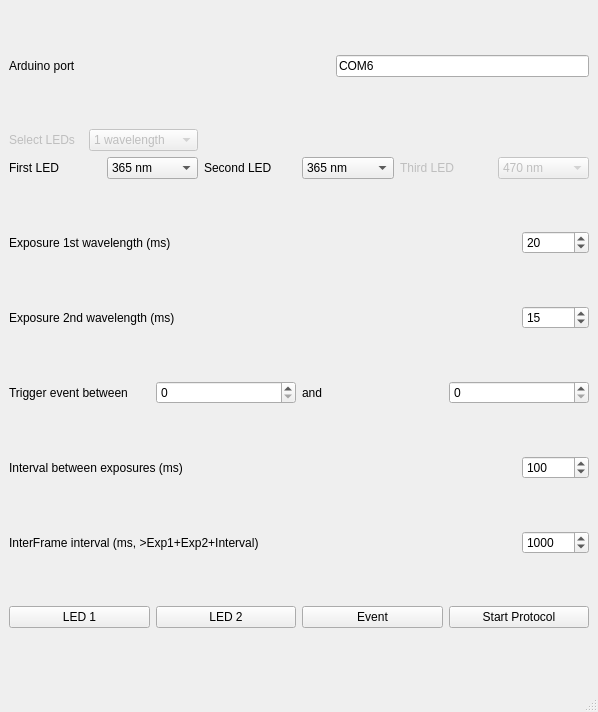
<?xml version="1.0" encoding="UTF-8"?>
<ui version="4.0">
 <class>MainWindow</class>
 <widget class="QMainWindow" name="MainWindow">
  <property name="geometry">
   <rect>
    <x>0</x>
    <y>0</y>
    <width>598</width>
    <height>712</height>
   </rect>
  </property>
  <property name="windowTitle">
   <string>pyFluo</string>
  </property>
  <widget class="QWidget" name="centralwidget">
   <layout class="QVBoxLayout" name="verticalLayout">
    <item>
     <layout class="QHBoxLayout" name="horizontalLayout_6">
      <item>
       <widget class="QLabel" name="label_5">
        <property name="text">
         <string>Arduino port</string>
        </property>
       </widget>
      </item>
      <item>
       <spacer name="horizontalSpacer_5">
        <property name="orientation">
         <enum>Qt::Horizontal</enum>
        </property>
        <property name="sizeHint" stdset="0">
         <size>
          <width>40</width>
          <height>20</height>
         </size>
        </property>
       </spacer>
      </item>
      <item>
       <widget class="QLineEdit" name="comLineEdit">
        <property name="text">
         <string>COM6</string>
        </property>
       </widget>
      </item>
     </layout>
    </item>
    <item>
     <layout class="QGridLayout" name="gridLayout">
      <item row="1" column="1">
       <layout class="QHBoxLayout" name="horizontalLayout_9">
        <item>
         <widget class="QLabel" name="label_9">
          <property name="text">
           <string>Second LED</string>
          </property>
         </widget>
        </item>
        <item>
         <widget class="QComboBox" name="LEDcomboBox2">
          <property name="currentText">
           <string>365 nm</string>
          </property>
          <item>
           <property name="text">
            <string>365 nm</string>
           </property>
          </item>
          <item>
           <property name="text">
            <string>385 nm</string>
           </property>
          </item>
          <item>
           <property name="text">
            <string>470 nm</string>
           </property>
          </item>
         </widget>
        </item>
       </layout>
      </item>
      <item row="1" column="0">
       <layout class="QHBoxLayout" name="horizontalLayout_8">
        <item>
         <widget class="QLabel" name="label_8">
          <property name="text">
           <string>First LED</string>
          </property>
         </widget>
        </item>
        <item>
         <widget class="QComboBox" name="LEDcomboBox1">
          <item>
           <property name="text">
            <string>365 nm</string>
           </property>
          </item>
          <item>
           <property name="text">
            <string>385 nm</string>
           </property>
          </item>
          <item>
           <property name="text">
            <string>470 nm</string>
           </property>
          </item>
         </widget>
        </item>
       </layout>
      </item>
      <item row="1" column="2">
       <layout class="QHBoxLayout" name="horizontalLayout_11">
        <item>
         <widget class="QLabel" name="label_10">
          <property name="enabled">
           <bool>false</bool>
          </property>
          <property name="text">
           <string>Third LED</string>
          </property>
         </widget>
        </item>
        <item>
         <widget class="QComboBox" name="LEDcomboBox3">
          <property name="enabled">
           <bool>false</bool>
          </property>
          <property name="currentIndex">
           <number>2</number>
          </property>
          <item>
           <property name="text">
            <string>365 nm</string>
           </property>
          </item>
          <item>
           <property name="text">
            <string>385 nm</string>
           </property>
          </item>
          <item>
           <property name="text">
            <string>470 nm</string>
           </property>
          </item>
         </widget>
        </item>
       </layout>
      </item>
      <item row="0" column="0">
       <layout class="QHBoxLayout" name="horizontalLayout_12">
        <item>
         <widget class="QLabel" name="label_7">
          <property name="enabled">
           <bool>false</bool>
          </property>
          <property name="text">
           <string>Select LEDs</string>
          </property>
         </widget>
        </item>
        <item>
         <widget class="QComboBox" name="modecomboBox">
          <property name="enabled">
           <bool>false</bool>
          </property>
          <item>
           <property name="text">
            <string>1 wavelength</string>
           </property>
          </item>
          <item>
           <property name="text">
            <string>2 wavelengths</string>
           </property>
          </item>
          <item>
           <property name="text">
            <string>3 wavelengths</string>
           </property>
          </item>
         </widget>
        </item>
       </layout>
      </item>
     </layout>
    </item>
    <item>
     <layout class="QHBoxLayout" name="horizontalLayout">
      <item>
       <widget class="QLabel" name="label">
        <property name="text">
         <string>Exposure 1st wavelength (ms)</string>
        </property>
       </widget>
      </item>
      <item>
       <spacer name="horizontalSpacer_4">
        <property name="orientation">
         <enum>Qt::Horizontal</enum>
        </property>
        <property name="sizeHint" stdset="0">
         <size>
          <width>40</width>
          <height>20</height>
         </size>
        </property>
       </spacer>
      </item>
      <item>
       <widget class="QSpinBox" name="exp1Spin">
        <property name="minimum">
         <number>1</number>
        </property>
        <property name="maximum">
         <number>100000</number>
        </property>
        <property name="value">
         <number>20</number>
        </property>
       </widget>
      </item>
     </layout>
    </item>
    <item>
     <layout class="QHBoxLayout" name="horizontalLayout_2">
      <item>
       <widget class="QLabel" name="label_2">
        <property name="text">
         <string>Exposure 2nd wavelength (ms)</string>
        </property>
       </widget>
      </item>
      <item>
       <spacer name="horizontalSpacer_3">
        <property name="orientation">
         <enum>Qt::Horizontal</enum>
        </property>
        <property name="sizeHint" stdset="0">
         <size>
          <width>40</width>
          <height>20</height>
         </size>
        </property>
       </spacer>
      </item>
      <item>
       <widget class="QSpinBox" name="exp2Spin">
        <property name="minimum">
         <number>1</number>
        </property>
        <property name="maximum">
         <number>100000</number>
        </property>
        <property name="value">
         <number>15</number>
        </property>
       </widget>
      </item>
     </layout>
    </item>
    <item>
     <layout class="QHBoxLayout" name="horizontalLayout_13">
      <item>
       <widget class="QLabel" name="label_6">
        <property name="text">
         <string>Trigger event between</string>
        </property>
       </widget>
      </item>
      <item>
       <widget class="QSpinBox" name="eventStartSpinBox"/>
      </item>
      <item>
       <widget class="QLabel" name="label_11">
        <property name="text">
         <string>and</string>
        </property>
       </widget>
      </item>
      <item>
       <widget class="QSpinBox" name="eventEndSpinBox"/>
      </item>
     </layout>
    </item>
    <item>
     <layout class="QHBoxLayout" name="horizontalLayout_7"/>
    </item>
    <item>
     <layout class="QHBoxLayout" name="horizontalLayout_4">
      <item>
       <widget class="QLabel" name="label_3">
        <property name="text">
         <string>Interval between exposures (ms)</string>
        </property>
       </widget>
      </item>
      <item>
       <spacer name="horizontalSpacer_2">
        <property name="orientation">
         <enum>Qt::Horizontal</enum>
        </property>
        <property name="sizeHint" stdset="0">
         <size>
          <width>40</width>
          <height>20</height>
         </size>
        </property>
       </spacer>
      </item>
      <item>
       <widget class="QSpinBox" name="isiSpin">
        <property name="minimum">
         <number>1</number>
        </property>
        <property name="maximum">
         <number>100000</number>
        </property>
        <property name="value">
         <number>100</number>
        </property>
       </widget>
      </item>
     </layout>
    </item>
    <item>
     <layout class="QHBoxLayout" name="horizontalLayout_5">
      <item>
       <widget class="QLabel" name="label_4">
        <property name="text">
         <string>InterFrame interval (ms, &gt;Exp1+Exp2+Interval)</string>
        </property>
       </widget>
      </item>
      <item>
       <spacer name="horizontalSpacer">
        <property name="orientation">
         <enum>Qt::Horizontal</enum>
        </property>
        <property name="sizeHint" stdset="0">
         <size>
          <width>40</width>
          <height>20</height>
         </size>
        </property>
       </spacer>
      </item>
      <item>
       <widget class="QSpinBox" name="ifiSpin">
        <property name="maximum">
         <number>100000</number>
        </property>
        <property name="value">
         <number>1000</number>
        </property>
       </widget>
      </item>
     </layout>
    </item>
    <item>
     <layout class="QHBoxLayout" name="horizontalLayout_10"/>
    </item>
    <item>
     <layout class="QHBoxLayout" name="horizontalLayout_3">
      <item>
       <widget class="QPushButton" name="Led1PushButton">
        <property name="text">
         <string>LED 1</string>
        </property>
       </widget>
      </item>
      <item>
       <widget class="QPushButton" name="Led2PushButton">
        <property name="text">
         <string>LED 2</string>
        </property>
       </widget>
      </item>
      <item>
       <widget class="QPushButton" name="eventpushButton">
        <property name="text">
         <string>Event</string>
        </property>
       </widget>
      </item>
      <item>
       <widget class="QPushButton" name="blinkPushButton">
        <property name="text">
         <string>Start Protocol</string>
        </property>
       </widget>
      </item>
     </layout>
    </item>
   </layout>
  </widget>
  <widget class="QStatusBar" name="statusbar"/>
 </widget>
 <resources/>
 <connections/>
</ui>
